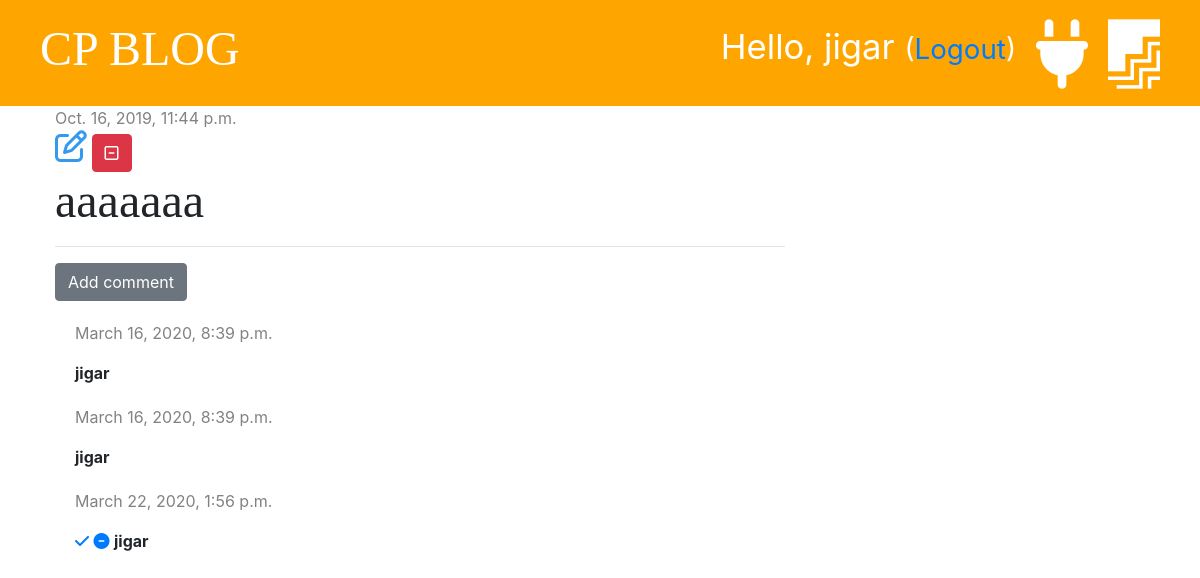
The app's page /post/8/ (signed in), older data.
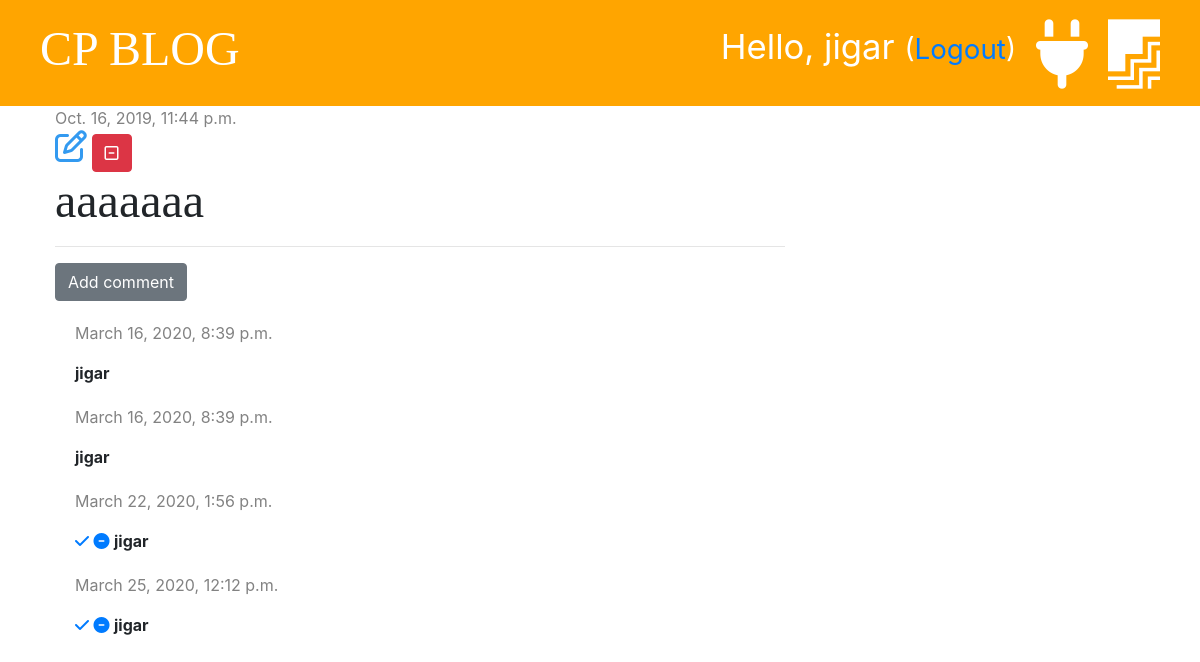
The same page, newer data.
### blog/models.py (models this page shows, shortened)
class Comment(models.Model):
    post = models.ForeignKey('blog.Post', on_delete=models.CASCADE, related_name='comments')
    author = models.CharField(max_length=200)
    text = models.TextField()
    created_date = models.DateTimeField(default=timezone.now)
    approved = models.BooleanField(default=False)

### blog/views.py (the view)
# urls.py: path('post/<int:pk>/', views.post_detail, name='post_detail'),
def post_detail(request, pk):
    post = get_object_or_404(Post, pk=pk)
    stuff_for_frontend = {'post': post}
    return render(request, 'blog/post_detail.html', stuff_for_frontend)

### blog/templatetags/markdownify.py (called while the page is built)
@register.filter
def markdown(value):
    renderer = HighlightRenderer()
    markdown = mistune.Markdown(renderer=renderer)
    return markdown(value)

### blog/templates/blog/post_detail.html (shortened to what this page needs)
{% extends 'blog/base.html' %}
{% load markdownify %}
{% block content %}
        <div class="post">
            {% if post.published_date %}
                <div class="date">
                    {{ post.published_date }}
                 </div>
            {% else %}
                <a href="{% url 'post_publish' pk=post.pk %}"><button class="btn btn-primary">Publish</button></a>
            {% endif %}
            {% if user.is_authenticated %}
                <a href="{% url 'post_edit' pk=post.pk %} "><i class="far fa-edit fa-2x" style="color: #339af0;"></i></a>
                <a href="{% url 'post_delete' pk=post.pk %}" class="btn btn-danger" onclick="return confirm('are you sure')"><i class="far fa-minus-square "></i></a>
            {% endif %}
            <h1> {{ post.title }}</h1>
            <hr>
            <a href="{% url 'add_comments_to_post' pk=post.pk %}"><button class="btn btn-secondary">Add comment</button></a>
            {% for comment in post.comments.all %}
                {% if user.is_authenticated or comment.approved %}
                    <div class="comment">
                        <div class="date" >
                            <p>{{ comment.created_date }}</p>
                        </div>
                        {% if not comment.approved and user.is_superuser %}
                            <a href="{% url 'comment_approve' pk=comment.pk %}"><i class="fas fa-check"></i></a>
                            <a href= "{% url 'comment_remove' pk=comment.pk%}"><i class="fas fa-minus-circle"></i></a>
                        {% endif%}
                        <strong>{{comment.author}}</strong>
                    </div>
                {% endif %}
            {% empty %}
            <p>No comments yet...</p>
            {% endfor %}
        </div>
{% endblock%}

Row changes from the older to the newer data that the page shows:
added Comment: created_date "March 25, 2020, 12:12 p.m.", approved False (drawn), author "jigar"
